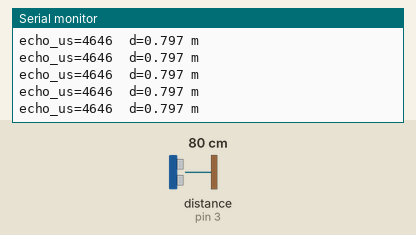
The sketch below on a simulated Arduino Uno, built with avr-gcc and run on an emulated ATmega328P. Shown: the last lines printed to the serial monitor. Wiring (inferred from the names in the program): ultrasonic range finder: trigger pin 2; echo pin 3. The inputs (shaded band) are chosen by the test bench; at power-on: distance to the obstacle (sensor on pin 3) 80 cm. The echo pulse lasts 58.3 µs per cm.

Above: at 1.2 s.
1.3 s: distance to the obstacle (sensor on pin 3) set to 2 cm
At 1.38 s:
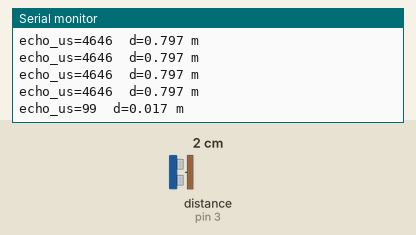
2.8 s: distance to the obstacle (sensor on pin 3) set to 4 cm
At 2.8 s:
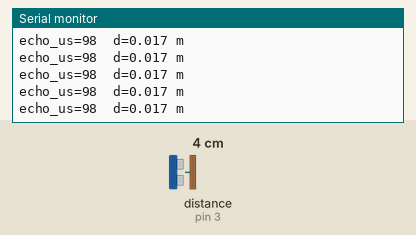
Timing chart, 0 to 5.8 s (numbered marks = the images above; inputs shaded):
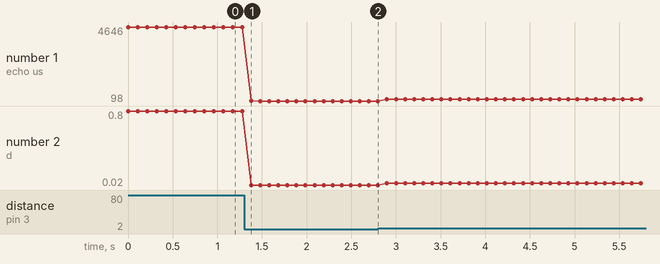

The sketch:

01_single_sensor.ino
```cpp
/*
 * 01_single_sensor.ino — incremental firmware sketch 1 of 5
 * 3D Ultrasonic Projectile Landing-Prediction System (CLAUDE.md S3-S4)
 *
 * Purpose: prove one HC-SR04 sensor + the wiring + the constants are correct.
 *          One sensor (S1) on TRIG=D2, ECHO=D3. Fire once per 100 ms. Print the
 *          raw echo time (us) and a DISPLAY-ONLY distance computed at an assumed
 *          v = 343 m/s. The distance is for the human at the bench only; the real
 *          distance math (with the session temperature) happens in Python, never
 *          on the Arduino (CLAUDE.md S0.4).
 *
 * BENCH PASS CRITERION (CLAUDE.md S4, sketch 01 — hand-check after upload):
 *   Flat wall at tape-measured 0.50 / 1.00 / 1.50 m reads within +/- 1 cm.
 *   (The tape validates CORRECTNESS — round-trip /2, constants, unit slips —
 *   not mm accuracy; real accuracy/noise numbers come from the S7 static
 *   characterization.)
 *
 * Firmware rules (CLAUDE.md S4): plain digitalWrite/pulseIn/micros() only, no
 *   interrupts, no timer libraries. TRIG pulse LOW 2us -> HIGH 10us -> LOW.
 *   Serial 115200 baud (do NOT raise — see CLAUDE.md S12 audit disposition).
 *
 * NOTE: this sketch deliberately uses delay(100) and a generous pulseIn timeout.
 *   The 18 ms slot + 12500 us timeout DISCIPLINE is the increment introduced in
 *   sketch 02; here we only check basic ranging correctness.
 */

const uint8_t S1_TRIG = 2;   // S1 TRIG -> D2  (CLAUDE.md S3 pin map, do not deviate)
const uint8_t S1_ECHO = 3;   // S1 ECHO -> D3

// Generous timeout for the bench check only. A 1.5 m wall round-trips in
// ~8.75 ms at 343 m/s; 25000 us (~4.3 m) leaves ample margin. Sketch 02
// tightens this to the 12500 us flight value.
const unsigned long TIMEOUT_US = 25000UL;

void setup() {
  Serial.begin(115200);
  pinMode(S1_TRIG, OUTPUT);
  pinMode(S1_ECHO, INPUT);
  digitalWrite(S1_TRIG, LOW);
}

void loop() {
  // --- trigger pulse: LOW 2us -> HIGH 10us -> LOW ---
  digitalWrite(S1_TRIG, LOW);
  delayMicroseconds(2);
  digitalWrite(S1_TRIG, HIGH);
  delayMicroseconds(10);
  digitalWrite(S1_TRIG, LOW);

  // pulseIn returns the echo HIGH width in us, or 0 on timeout (no echo).
  unsigned long echo_us = pulseIn(S1_ECHO, HIGH, TIMEOUT_US);

  // Display-only distance at v = 343 m/s: d = v * t / 2 = echo_us * 0.0001715 m.
  float d_m = echo_us * 0.0001715f;

  Serial.print("echo_us=");
  Serial.print(echo_us);
  Serial.print("  d=");
  Serial.print(d_m, 3);
  Serial.println(" m");

  delay(100);   // ~10 readings/s; timing discipline arrives in sketch 02
}
```

Measured:
- after the input at 1.3 s, the serial monitor: prints a new line after 0.08 s (image 1)
- plotted number 1: 4646 → 98 after the input at 1.3 s, 98 → 215 after the input at 2.8 s
- plotted number 2: 0.8 → 0.02 after the input at 1.3 s, 0.02 → 0.04 after the input at 2.8 s
